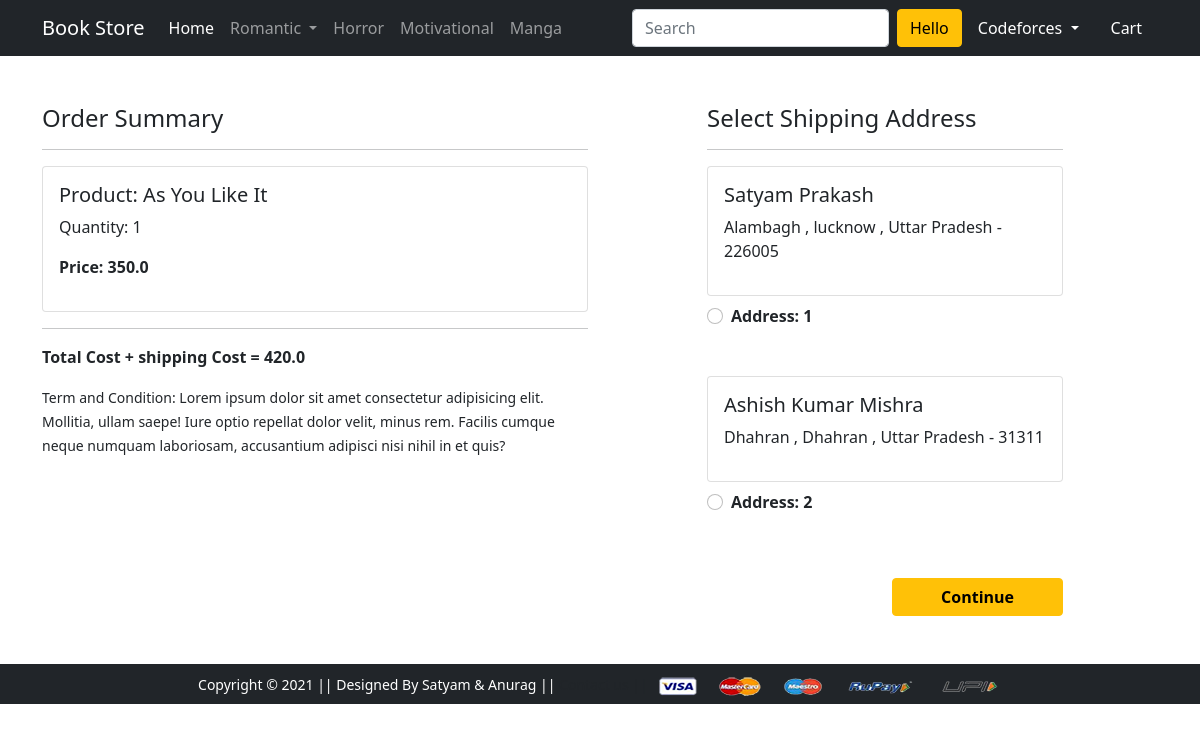
Before: /checkout/ (signed in) with the older database file.
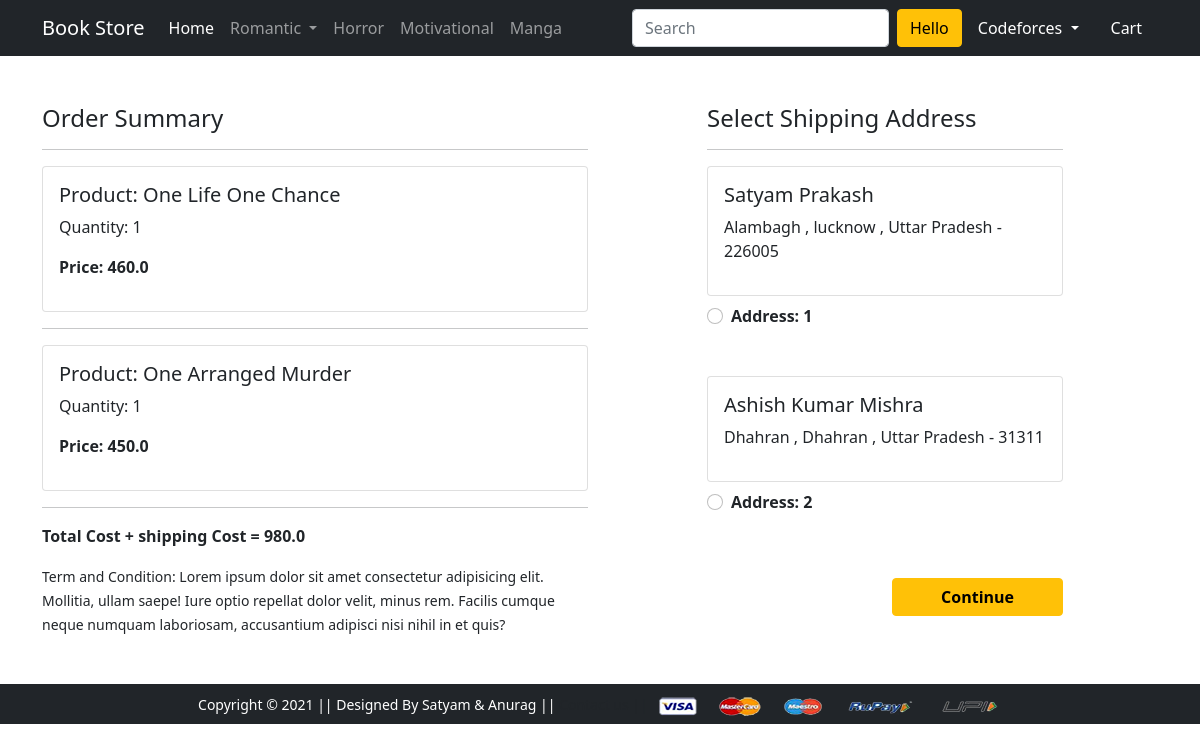
After: the same page with the newer database file.
### app/models.py (models this page shows, shortened)
class Cart(models.Model):
    user = models.ForeignKey(User, on_delete = models.CASCADE)
    product = models.ForeignKey(Product,on_delete = models.CASCADE)
    quantity = models.PositiveIntegerField(default = 1)
    @property
    def total_cost(self):
        return self.quantity * self.product.discounted_price

class Product(models.Model):
    title = models.CharField(max_length = 200)
    selling_price = models.FloatField()
    discounted_price = models.FloatField()
    description = models.TextField()
    brand = models.CharField(max_length = 200)
    category = models.CharField(choices = CATEGORY_CHOICES,max_length = 2)
    product_image = models.ImageField(upload_to ='productimg')

class Customer (models.Model):
    user = models.ForeignKey(User, on_delete=models.CASCADE)
    name = models.CharField(max_length = 200)
    locality = models.CharField(max_length = 200)
    city = models.CharField(max_length = 50)
    zipcode = models.IntegerField()
    state = models.CharField(choices = STATE_CHOICES,max_length = 50)

### app/views.py (the view)
# urls.py: path('checkout/', views.checkout, name='checkout'),
@login_required(login_url='/login/')
def checkout(request):
    user = request.user
    add = Customer.objects.filter(user=user)
    cart_items = Cart.objects.filter(user=user)
    amount=0.0
    totalamount=0.0
    cart_product =[p for p in Cart.objects.all() if p.user ==request.user]
    if cart_product:
        for p in cart_product:
            tempamount = (p.quantity * p.product.discounted_price)
            amount += tempamount
        totalamount=amount+70
    return render(request, 'app/checkout.html',{'add':add,'totalamount':totalamount,'cart_items':cart_items})

### app/templates/app/checkout.html (shortened to what this page needs)
{% extends 'app/base.html' %}
{% load static %}
{% block main-content %}
<div class="container">
 <div class="row mt-5">
  <div class="col-sm-6">
    <h4>Order Summary</h4>
    <hr>
    {% for item in cart_items %}
      <div class="card mb-2">
        <div class="card-body">
          <h5>Product: {{item.product.title}}</h5>
          <p>Quantity: {{item.quantity}}</p>
          <p class="fw-bold">Price: {{item.total_cost}}</p>
        </div>
      </div>
      <hr>
    {% endfor %}
    <p class="fw-bold">Total Cost + shipping Cost = {{totalamount}}</p>
    <small>Term and Condition: Lorem ipsum dolor sit amet consectetur adipisicing elit. Mollitia, ullam saepe! Iure optio repellat dolor velit, minus rem. Facilis cumque neque numquam laboriosam, accusantium adipisci nisi nihil in et quis?</small>
  </div>
  <div class="col-sm-4 offset-sm-1">
    <h4>Select Shipping Address</h4>
    <hr>
    <form action="/paymentdone">
      {% for ad in add %}
      <div class="card">
        <div class="card-body">
        <h5>{{ad.name}}</h5>
        <p>{{ad.locality}} , {{ad.city}} , {{ad.state}} - {{ad.zipcode}}</p>
        </div>
      </div>
        <div class="form-check mt-2 mb-5">
          <input class="form-check-input" type="radio" name="custid" id="custadd{{forloop.counter}}" value="{{ad.id}}">
          <label class="form-check-label fw-bold" for="custadd{{forloop.counter}}">
            Address: {{forloop.counter}} </label>
        </div>
        {% endfor %}
        <div class="text-end">
          <button type="submit" class="btn btn-warning mt-3 px-5 fw-bold">Continue</button>
        </div>
      </form>
    </div>
  </div>
</div>
{% endblock main-content %}

Changed rows visible on the page:
removed Cart: product "As You Like It", quantity "1", total_cost "350.0"
added Cart: product "One Life One Chance", quantity "1", total_cost "460.0"
added Cart: product "One Arranged Murder", quantity "1", total_cost "450.0"
Other visible differences:
{{ totalamount }}: "420.0" → "980.0"
